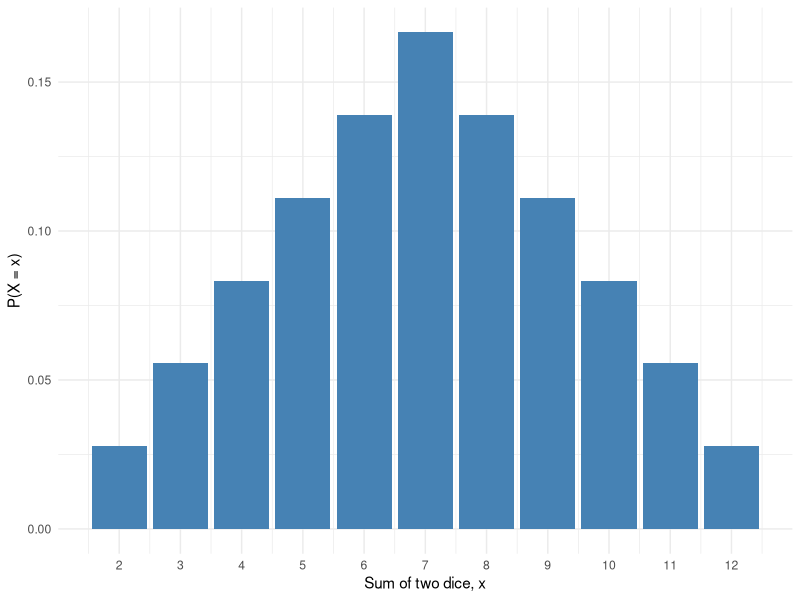
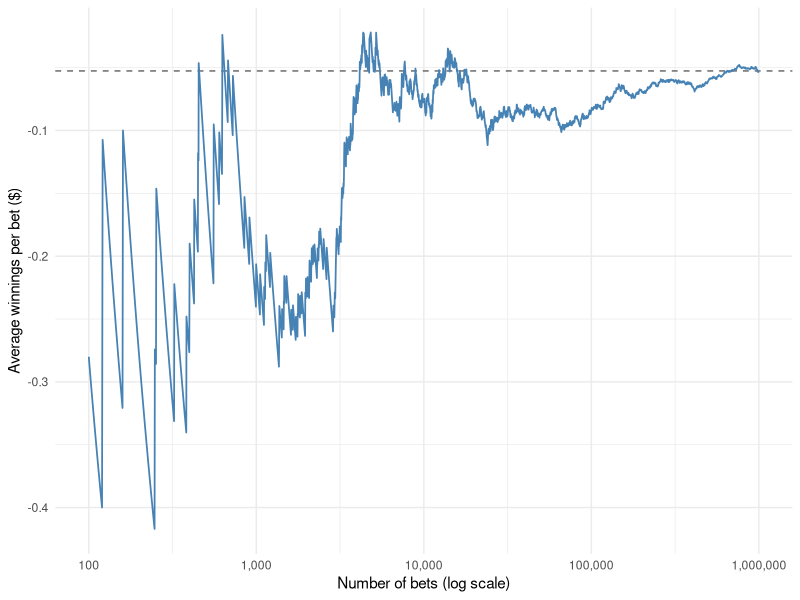
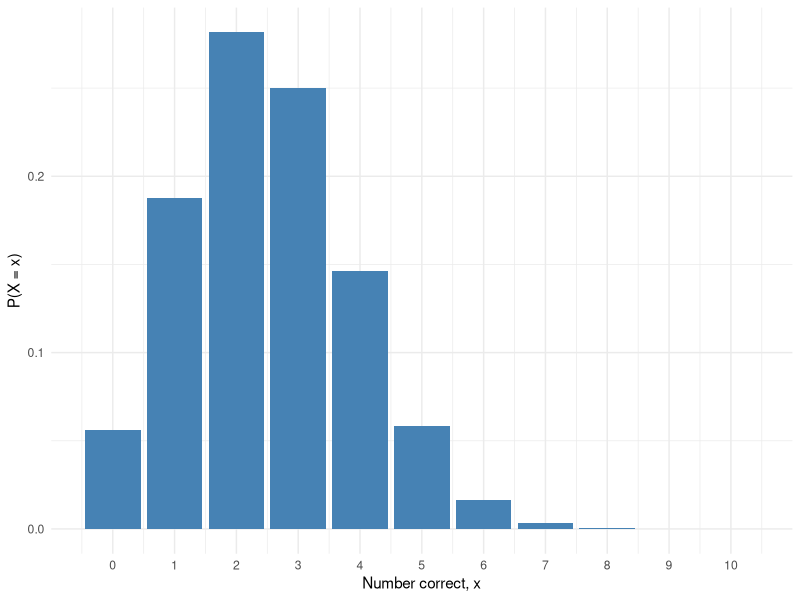
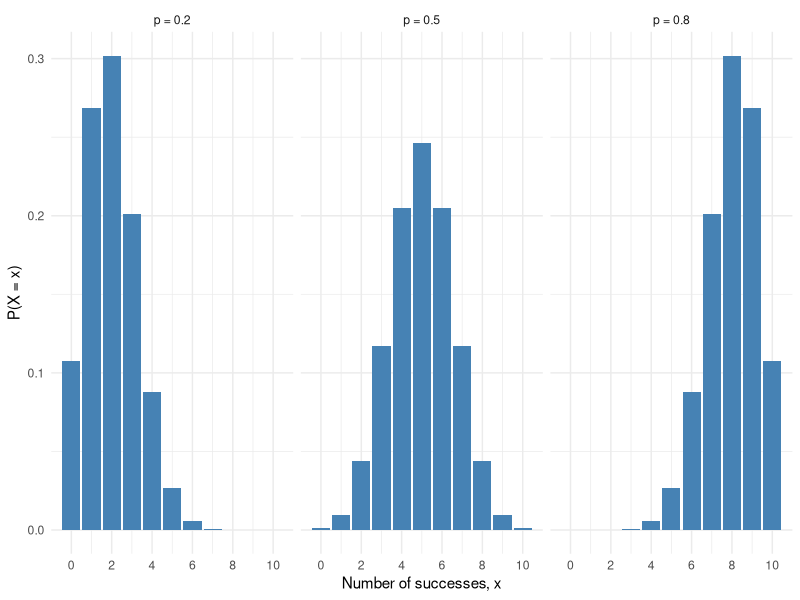

Recreate these plots in R, in order.
## ---- chunk 1
#| label: fig-dice-dist
#| fig-cap: "The probability distribution of the sum of two fair dice."
#| echo: false
#| fig-width: 6
#| fig-height: 3.2
library(ggplot2)
dice <- data.frame(x = 2:12, p = c(1:6, 5:1) / 36)
ggplot(dice, aes(x = x, y = p)) +
  geom_col(fill = "steelblue", width = 0.9) +
  scale_x_continuous(breaks = 2:12) +
  labs(x = "Sum of two dice, x", y = "P(X = x)") +
  theme_minimal()
## ---- chunk 2
#| label: fig-roulette
#| fig-cap: "A player's average net winnings per bet over 1,000,000 simulated \\$1 bets on a single number in roulette. The dashed line is the expected value, about −\\$0.053."
#| echo: false
#| fig-width: 7
#| fig-height: 3.2
set.seed(38)
n <- 1e6
winnings <- sample(c(35, -1), size = n, replace = TRUE, prob = c(1, 37) / 38)
# plot a thinned set of points, evenly spaced on the log scale
bet <- unique(round(10^seq(2, 6, length.out = 3000)))
runavg <- data.frame(bet = bet, avg = cumsum(winnings)[bet] / bet)
ggplot(runavg, aes(x = bet, y = avg)) +
  geom_hline(yintercept = -2 / 38, linetype = "dashed", colour = "grey40") +
  geom_line(colour = "steelblue", linewidth = 0.6) +
  scale_x_log10(labels = scales::label_comma()) +
  labs(x = "Number of bets (log scale)", y = "Average winnings per bet ($)") +
  theme_minimal()
## ---- chunk 3
#| label: tbl-quiz
#| tbl-cap: "The binomial distribution with $n = 10$ and $p = 0.25$: the number of correct guesses on a 10-question multiple-choice quiz."
#| echo: false
quiz <- data.frame(x = 0:10, p = dbinom(0:10, size = 10, prob = 0.25))
quiz_p <- ifelse(quiz$p < 0.00005, "<0.0001", sprintf("%.4f", quiz$p))
quiz_row <- data.frame("$P(X = x)$", t(quiz_p))
knitr::kable(quiz_row, col.names = c("$x$", quiz$x), align = "c")
## ---- chunk 4
#| label: fig-quiz
#| fig-cap: "Probability histogram of the number of correct guesses on a 10-question quiz with 4 choices per question."
#| echo: false
#| fig-width: 6
#| fig-height: 3.2
ggplot(quiz, aes(x = x, y = p)) +
  geom_col(fill = "steelblue", width = 0.9) +
  scale_x_continuous(breaks = 0:10) +
  labs(x = "Number correct, x", y = "P(X = x)") +
  theme_minimal()
## ---- chunk 5
#| label: fig-binom-shapes
#| fig-cap: "Binomial distributions with $n = 10$ trials and three different success probabilities."
#| echo: false
#| fig-width: 7
#| fig-height: 2.8
shapes <- expand.grid(x = 0:10, p = c(0.2, 0.5, 0.8))
shapes$prob <- dbinom(shapes$x, size = 10, prob = shapes$p)
shapes$panel <- factor(paste("p =", shapes$p))
ggplot(shapes, aes(x = x, y = prob)) +
  geom_col(fill = "steelblue", width = 0.9) +
  facet_wrap(~panel) +
  scale_x_continuous(breaks = seq(0, 10, 2)) +
  labs(x = "Number of successes, x", y = "P(X = x)") +
  theme_minimal()
